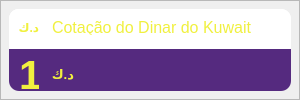
              <widget class="QFrame" name="frame_6">
               <property name="minimumSize">
                <size>
                 <width>300</width>
                 <height>0</height>
                </size>
               </property>
               <property name="maximumSize">
                <size>
                 <width>300</width>
                 <height>16777215</height>
                </size>
               </property>
               <property name="styleSheet">
                <string notr="true"/>
               </property>
               <property name="frameShape">
                <enum>QFrame::StyledPanel</enum>
               </property>
               <property name="frameShadow">
                <enum>QFrame::Raised</enum>
               </property>
               <layout class="QVBoxLayout" name="verticalLayout_21">
                <property name="spacing">
                 <number>0</number>
                </property>
                <property name="leftMargin">
                 <number>8</number>
                </property>
                <property name="topMargin">
                 <number>8</number>
                </property>
                <property name="rightMargin">
                 <number>8</number>
                </property>
                <property name="bottomMargin">
                 <number>8</number>
                </property>
                <item>
                 <widget class="QFrame" name="frame_7">
                  <property name="styleSheet">
                   <string notr="true">background-color: rgb(255, 255, 255);
border-radius:10px;</string>
                  </property>
                  <property name="frameShape">
                   <enum>QFrame::StyledPanel</enum>
                  </property>
                  <property name="frameShadow">
                   <enum>QFrame::Raised</enum>
                  </property>
                  <layout class="QVBoxLayout" name="verticalLayout_48">
                   <property name="spacing">
                    <number>0</number>
                   </property>
                   <property name="leftMargin">
                    <number>0</number>
                   </property>
                   <property name="topMargin">
                    <number>0</number>
                   </property>
                   <property name="rightMargin">
                    <number>0</number>
                   </property>
                   <property name="bottomMargin">
                    <number>0</number>
                   </property>
                   <item>
                    <widget class="QFrame" name="frame_29">
                     <property name="minimumSize">
                      <size>
                       <width>0</width>
                       <height>40</height>
                      </size>
                     </property>
                     <property name="maximumSize">
                      <size>
                       <width>16777215</width>
                       <height>40</height>
                      </size>
                     </property>
                     <property name="frameShape">
                      <enum>QFrame::StyledPanel</enum>
                     </property>
                     <property name="frameShadow">
                      <enum>QFrame::Raised</enum>
                     </property>
                     <widget class="QLabel" name="label_24">
                      <property name="geometry">
                       <rect>
                        <x>43</x>
                        <y>10</y>
                        <width>210</width>
                        <height>16</height>
                       </rect>
                      </property>
                      <property name="font">
                       <font>
                        <pointsize>12</pointsize>
                       </font>
                      </property>
                      <property name="styleSheet">
                       <string notr="true">color: rgb(240, 240, 63);</string>
                      </property>
                      <property name="text">
                       <string>Cotação do Dinar do Kuwait</string>
                      </property>
                     </widget>
                     <widget class="QLabel" name="label_25">
                      <property name="geometry">
                       <rect>
                        <x>0</x>
                        <y>0</y>
                        <width>40</width>
                        <height>41</height>
                       </rect>
                      </property>
                      <property name="text">
                       <string/>
                      </property>
                      <property name="pixmap">
                       <pixmap>../../../../3D Objects/ControleFinanceiro/System/img/synchronize_40px.png</pixmap>
                      </property>
                     </widget>
                     <widget class="QLabel" name="label_75">
                      <property name="geometry">
                       <rect>
                        <x>10</x>
                        <y>8</y>
                        <width>20</width>
                        <height>20</height>
                       </rect>
                      </property>
                      <property name="font">
                       <font>
                        <bold>true</bold>
                       </font>
                      </property>
                      <property name="styleSheet">
                       <string notr="true">color: rgb(240, 240, 63);</string>
                      </property>
                      <property name="text">
                       <string>د.ك</string>
                      </property>
                     </widget>
                    </widget>
                   </item>
                   <item>
                    <widget class="QFrame" name="frame_28">
                     <property name="styleSheet">
                      <string notr="true">background-color: rgb(85, 42, 127);
border-top-left-radius: 0px;
border-top-right-radius: 0px;</string>
                     </property>
                     <property name="frameShape">
                      <enum>QFrame::StyledPanel</enum>
                     </property>
                     <property name="frameShadow">
                      <enum>QFrame::Raised</enum>
                     </property>
                     <widget class="QLabel" name="dk_lbl">
                      <property name="geometry">
                       <rect>
                        <x>10</x>
                        <y>5</y>
                        <width>20</width>
                        <height>40</height>
                       </rect>
                      </property>
                      <property name="font">
                       <font>
                        <pointsize>31</pointsize>
                        <bold>true</bold>
                       </font>
                      </property>
                      <property name="styleSheet">
                       <string notr="true">color: #FFF0F03F;</string>
                      </property>
                      <property name="text">
                       <string>1</string>
                      </property>
                     </widget>
                     <widget class="QLabel" name="data_dk">
                      <property name="geometry">
                       <rect>
                        <x>21</x>
                        <y>100</y>
                        <width>160</width>
                        <height>15</height>
                       </rect>
                      </property>
                      <property name="styleSheet">
                       <string notr="true">color: rgb(182, 182, 182)</string>
                      </property>
                      <property name="text">
                       <string>Quotation date: 01/09/2022</string>
                      </property>
                     </widget>
                     <widget class="QLabel" name="label_18">
                      <property name="geometry">
                       <rect>
                        <x>30</x>
                        <y>6</y>
                        <width>50</width>
                        <height>41</height>
                       </rect>
                      </property>
                      <property name="text">
                       <string/>
                      </property>
                      <property name="pixmap">
                       <pixmap>../../../../3D Objects/ControleFinanceiro/System/img/round_50px.png</pixmap>
                      </property>
                     </widget>
                     <widget class="QLabel" name="dk_aoa_lbl">
                      <property name="geometry">
                       <rect>
                        <x>20</x>
                        <y>67</y>
                        <width>210</width>
                        <height>30</height>
                       </rect>
                      </property>
                      <property name="font">
                       <font>
                        <pointsize>18</pointsize>
                        <bold>true</bold>
                       </font>
                      </property>
                      <property name="styleSheet">
                       <string notr="true">color: rgb(90, 173, 253);</string>
                      </property>
                      <property name="text">
                       <string>1.389,73 AOA</string>
                      </property>
                     </widget>
                     <widget class="QLabel" name="label_160">
                      <property name="geometry">
                       <rect>
                        <x>42</x>
                        <y>18</y>
                        <width>23</width>
                        <height>14</height>
                       </rect>
                      </property>
                      <property name="font">
                       <font>
                        <pointsize>10</pointsize>
                        <bold>true</bold>
                       </font>
                      </property>
                      <property name="styleSheet">
                       <string notr="true">color: rgb(240, 240, 63);
border-radius:3px</string>
                      </property>
                      <property name="text">
                       <string>د.ك</string>
                      </property>
                     </widget>
                    </widget>
                   </item>
                  </layout>
                 </widget>
                </item>
               </layout>
              </widget>
